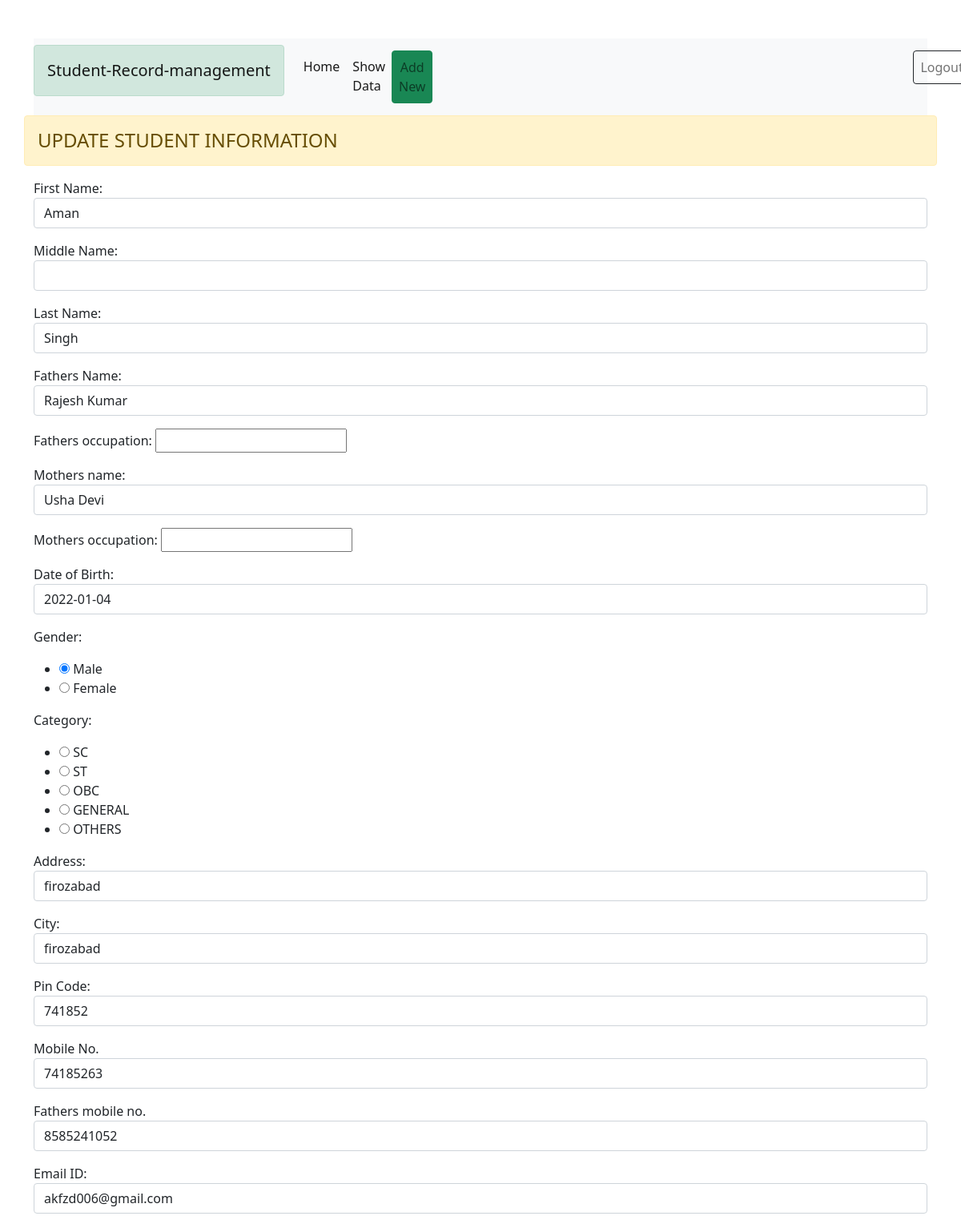
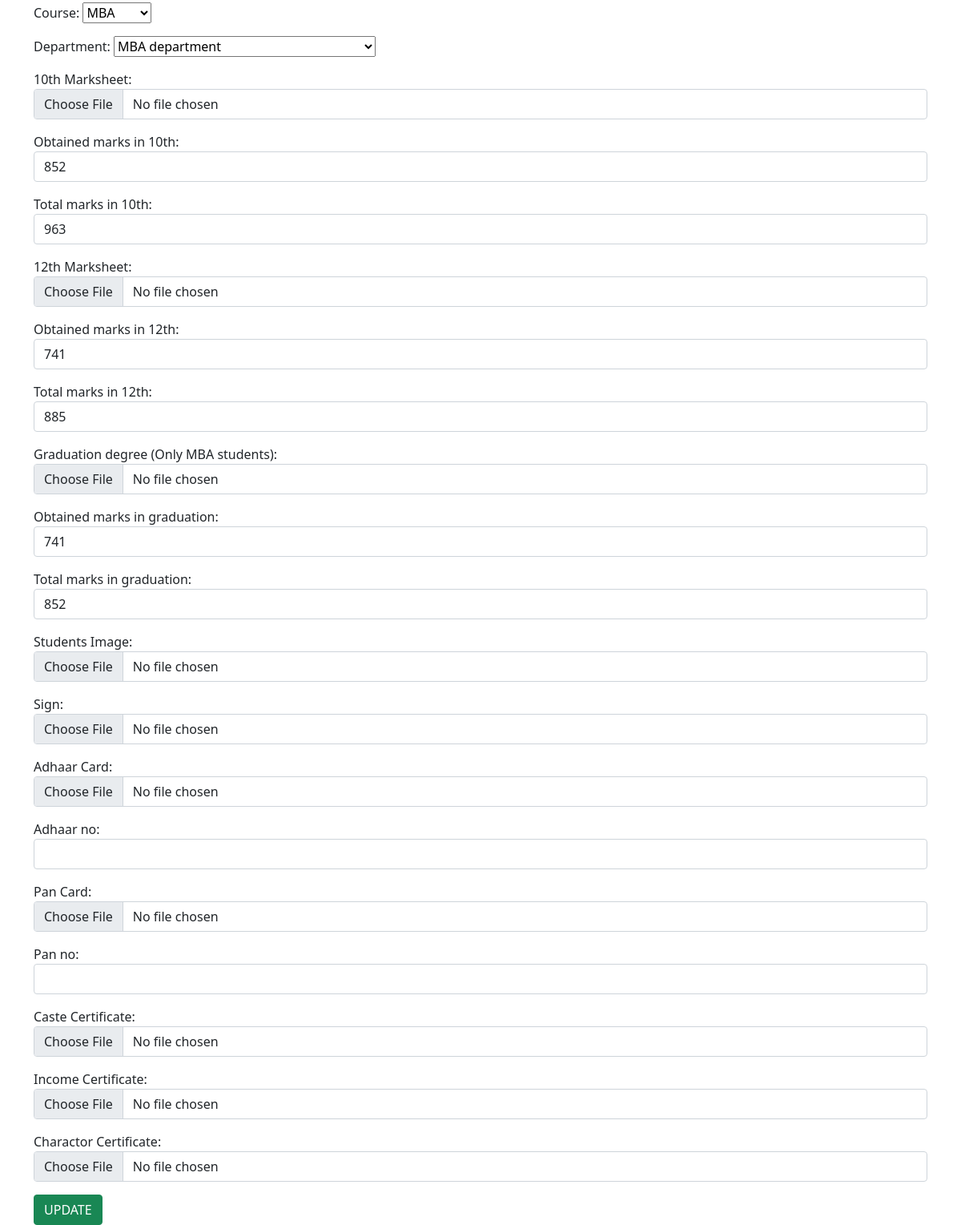
Page /11/ (signed in) on the committed database (2 pictures, top to bottom).
### myapp/models.py (models this page shows)
class Student_data(models.Model):
 first_name = models.CharField(max_length=100)
 middle_name = models.CharField(max_length=100, blank=True)
 last_name = models.CharField(max_length=100)
 fathers_name = models.CharField(max_length=100)
 fathers_occupation = models.CharField(max_length=30, blank=True)
 mothers_name = models.CharField(max_length=100)
 mothers_occupation = models.CharField(max_length=30,  blank=True)
 dob = models.DateField(auto_now=False, auto_now_add=False)
 gender = models.CharField(max_length=100)
 category = models.CharField(max_length=50)
 address = models.CharField(max_length=180)
 city = models.CharField(max_length=180)
 pin = models.PositiveIntegerField()
 course = models.CharField(choices=COURSE_CHOICE, max_length=100)
 mark10_obtained = models.PositiveIntegerField(null=True, blank=True)
 mark10_total = models.PositiveIntegerField( null=True, blank=True)
 mark12_obtained = models.PositiveIntegerField(null=True, blank=True)
 mark12_total = models.PositiveIntegerField(null=True, blank=True)
 mark_graduation_obtained = models.PositiveIntegerField(null=True, blank=True)
 mark_graduation_total = models.PositiveIntegerField(null=True, blank=True)
 department = models.CharField(choices=DEPARTMENT_CHOICE, max_length=50, blank=True)
 mobile = models.PositiveIntegerField()
 mobile2 = models.PositiveIntegerField(null=True, blank=True)
 email = models.EmailField(null=True, blank=True)
 photo = models.ImageField(upload_to='d/1', blank=True)
 sign = models.ImageField(upload_to='d/8', blank=True)
 Adhaar = models.FileField(upload_to='d/2', blank=True)
 Adhaar_no = models.CharField(max_length=12, null=True, blank=True)
 pan = models.FileField(upload_to='d/3', blank=True)
 pan_no = models.CharField(max_length=10, null=True, blank=True)
 caste = models.FileField(upload_to='d/3', blank=True)
 income = models.FileField(upload_to='d/4', blank=True)
 charactor_certificate = models.FileField(upload_to='d/5', blank=True)
 mark10 = models.FileField(upload_to='d/6', blank=True)
 mark12 = models.FileField(upload_to='d/7', blank=True)
 mark_graduation=models.FileField(upload_to='d/8', blank=True)

### myapp/views.py (the view)
# urls.py: path('<int:id>/', views.update_data, name='updatedata'),
@login_required
def update_data(request, id):
   if request.method == 'POST':
      pi=Student_data.objects.get(pk=id)
      form = Student_data_form(request.POST, request.FILES, instance=pi)
      if form.is_valid():
         form.save
   else:
      pi=Student_data.objects.get(pk=id)
      form = Student_data_form(instance=pi)
   return render(request, "myapp/updatedata.html", {'form': form})

### myapp/templates/myapp/updatedata.html (shortened to what this page needs)
{% extends "myapp/base.html" %}
{% block content  %}
<div class="row">
<h4 class="alert alert-warning">UPDATE STUDENT INFORMATION</h4>
<form action="" method="post">
{{form.as_p}}
<input type="submit" class="btn btn-success" value="UPDATE">
</form>
</div>
{% endblock  %}

### rows in the picture
Student_data: first_name "Aman", last_name "Singh", fathers_name "Rajesh Kumar", mothers_name "Usha Devi", dob "2022-01-04", gender "☑ Gender: ☐ Female", category "☐ Category: ☐ ST ☐ OBC ☐ GENERAL ☐ OTHERS", address "firozabad", city "firozabad", pin "741852", mobile "74185263", mobile2 "8585241052", email "akfzd006@gmail.com", course "MBA", department "MBA department", mark10_obtained "852", mark10_total "963", mark12_obtained "741", mark12_total "885", mark_graduation_obtained "741", mark_graduation_total "852"
